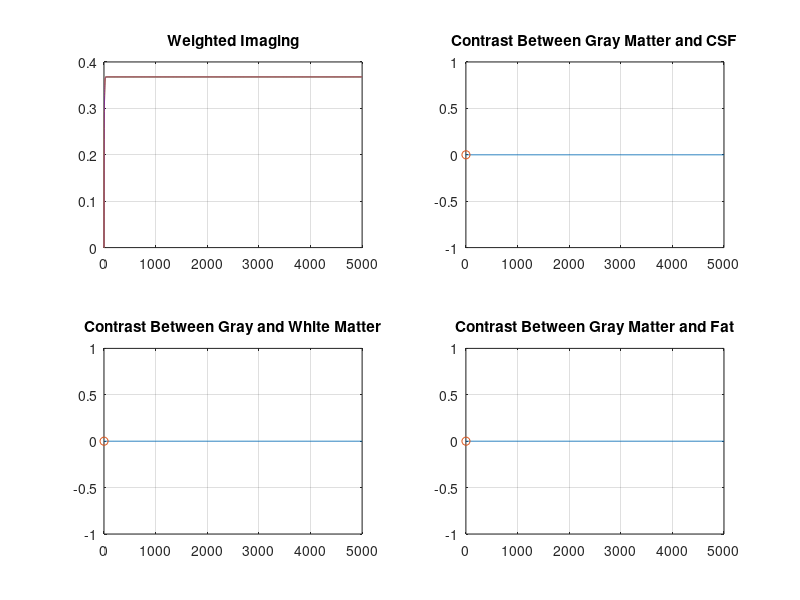

MATLAB code for this plot:
%{

This program plots the magnitudes and
contrast by weighting T1 and T2 values.

%}

Mo = 1;
TR = 0:1:5000;

% get T1 values
prompt1 = 'T1 for CSF: ';
csfT1 = input(prompt1);

prompt2 = 'T1 for Gray matter: ';
grayT1 = input(prompt2);

prompt3 = 'T1 for White matter: ';
whiteT1 = input(prompt3);

prompt4 = 'T1 for Fat: ';
fatT1 = input(prompt4);

% get T2 values
prompt5 = 'T2 for CSF: ';
csfT2 = input(prompt5);

prompt6 = 'T2 for Gray matter: ';
grayT2 = input(prompt6);

prompt7 = 'T2 for White matter: ';
whiteT2 = input(prompt7);

prompt8 = 'T2 for Fat: ';
fatT2 = input(prompt8);

% get TE value
prompt9 = 'TE: ';
TE = input(prompt9);


% equations for magnitude with each T1 and T2 value
CSF = Mo .*(1-exp(-TR/csfT1)).* exp(-TE/csfT2);
gray = Mo .* (1-exp(-TR/grayT1)).* exp(-TE/grayT2);
white = Mo .* (1-exp(-TR/whiteT1)).* exp(-TE/whiteT2);
fat = Mo .*(1-exp(-TR/fatT1)).* exp(-TE/fatT2);


figure()

% plot magnitude
subplot(221)
plot(TR, CSF);
hold on 
plot(TR, gray);
plot(TR, white);
plot(TR, fat);
hold off
title('Weighted Imaging');
grid on 

% plot contrast between gray matter and csf
subplot(222)
csfcontrast = gray - CSF;
plot(TR, csfcontrast)
title('Contrast Between Gray Matter and CSF')
hold on
if csfcontrast<=0
    [M,I] = min(csfcontrast); 
else 
    [M,I] = max(csfcontrast) ;
end
plot(I, M, 'o');
hold off
grid on 

% plot contrast between gray matter and white matter
subplot(223)
whitecontrast = gray - white;
plot(TR, whitecontrast)
hold on
if whitecontrast<=0
    [M,I] = min(whitecontrast); 
else 
    [M,I] = max(whitecontrast) ;
end
plot(I, M, 'o');
hold off
title('Contrast Between Gray and White Matter')
grid on 

% plot contrast between gray matter and fat
subplot(224)
fatcontrast = gray - fat;
plot(TR, fatcontrast)
hold on
if fatcontrast<=0
    [M,I] = min(fatcontrast); 
else 
    [M,I] = max(fatcontrast) ;
end
plot(I, M, 'o');
hold off
title('Contrast Between Gray Matter and Fat')
grid on 